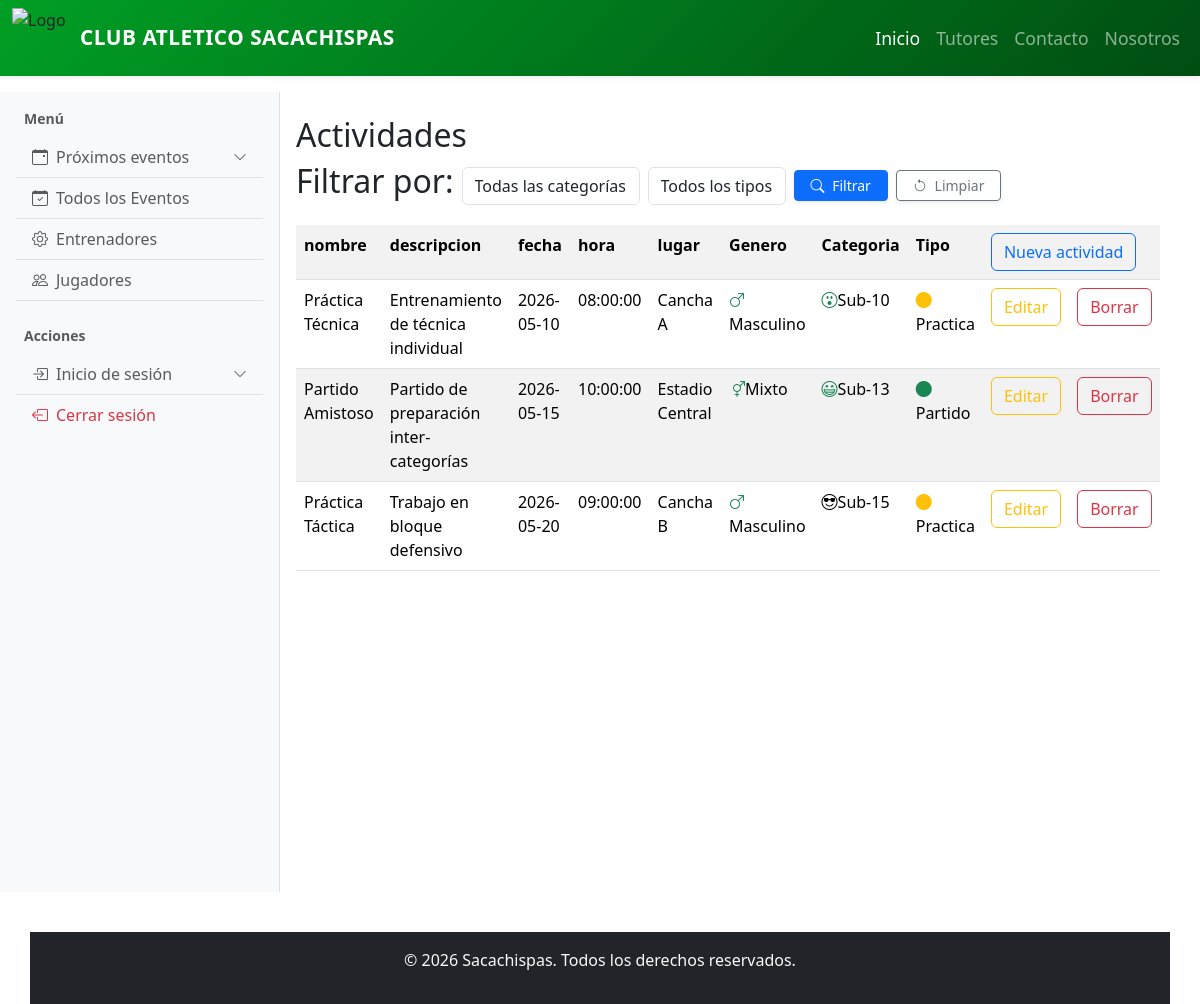
The page /backend/actividad/index.php on the database its author committed.
### tables this page shows
CREATE TABLE Actividad (
    id_actividad  INT UNSIGNED   NOT NULL AUTO_INCREMENT,
    nombre        VARCHAR(50)    NOT NULL,
    descripcion   VARCHAR(150)   NOT NULL,
    fecha         DATE           NOT NULL,
    hora          TIME           NOT NULL,
    lugar         VARCHAR(150)   NOT NULL,
    id_genero     INT UNSIGNED   NOT NULL,
    id_categoria  INT UNSIGNED   NOT NULL,
    id_tipo       INT UNSIGNED   NOT NULL COMMENT 'FK a TipoActividad',
    PRIMARY KEY (id_actividad),
    CONSTRAINT fk_act_genero    FOREIGN KEY (id_genero)    REFERENCES Genero        (id_genero)    ON DELETE RESTRICT,
    CONSTRAINT fk_act_categoria FOREIGN KEY (id_categoria) REFERENCES Categoria     (id_categoria) ON DELETE RESTRICT,
    CONSTRAINT fk_act_tipo      FOREIGN KEY (id_tipo)      REFERENCES TipoActividad (id_tipo)      ON DELETE RESTRICT
);

### db/lib/Actividad.php (called while the page is built, shortened)
<?php
class Actividad {
    private $db;
    public function __construct($conn)
    {
        $this->db=$conn;
    }
    public function getALL()
        {
        $sql="select * from Actividad";
        $rs=$this->db->query($sql);
        return $rs;
        }
    public function getFiltered($id_categoria, $id_tipo) {
    $where = [];
    $sql = "SELECT * FROM Actividad";
    return $this->db->query($sql);
}
}
?>

### backend/actividad/index.php (the view, shortened to what this page needs)
<?php
include "../../db/lib/conex.php";
include "../../db/lib/Actividad.php";
$con = Conex();
$evento= new Actividad($con);
$id_categoria = isset($_GET['categoria']) ? (int)$_GET['categoria'] : 0;
$id_tipo = isset($_GET['tipo']) ? (int)$_GET['tipo'] : 0;
$rs = $evento->getFiltered($id_categoria, $id_tipo);
?>
<?php include_once '../../template/parciales/templateStart.php'; ?>
<h2>Actividades</h2>
<form method="get" class="mb-3 d-flex gap-2 align-items-center">
    <h2>Filtrar por:</h2>
    <select name="categoria" class="form-control w-auto">
        <option value="">Todas las categorías</option>
    </select>
     <select name="tipo" class="form-control w-auto">
        <option value="">Todos los tipos</option>
    </select>
    <button type="submit" class="btn btn-primary btn-sm px-3 shadow-sm">
        <i class="bi bi-search me-1"></i> Filtrar
    </button>
    <a href="index.php" class="btn btn-outline-secondary btn-sm px-3 shadow-sm">
        <i class="bi bi-arrow-counterclockwise me-1"></i> Limpiar
    </a>
</form>
<table class="table table-striped ">
<tr>
    <th>nombre</th>
    <th>descripcion</th>
    <th>fecha</th>
    <th>hora</th>
    <th>lugar</th>
    <th>Genero</th>
    <th>Categoria</th>
    <th>Tipo</th>
    <th colspan="2"><a href="nuevo.php" class="btn btn-outline-primary">Nueva actividad</a></th>
</tr>
<?php
while ($fila= $rs->fetch_assoc())
    { ?>
<tr>
    <td> <?php echo $fila["nombre"]; ?></td>
    <td> <?php echo $fila["descripcion"]; ?></td>
    <td> <?php echo $fila["fecha"]; ?></td>
    <td> <?php echo $fila["hora"]; ?></td>
    <td> <?php echo $fila["lugar"]; ?></td>
    <td> <?php
    switch($fila['id_genero']) {
        case 1:
            echo '<i class="bi bi bi-gender-male text-success" title="Masculino"></i>Masculino';
            break;
        case 3:
            echo '<i class="bi bi-gender-ambiguous text-success" title="Mixto"></i>Mixto';
            break;
    }
    ?></td>
    <td> <?php
    switch($fila['id_categoria']) {
        case 1:
            echo '<i class="bi bi-emoji-surprise text-success" title="Sub-10"></i>Sub-10';
            break;
        case 2:
            echo '<i class="bi bi-emoji-grin text-success" title="Sub-13"></i>Sub-13';
            break;
        case 3:
            echo '<i class="bi bi-emoji-sunglasses text-succes" title="Sub-15"></i>Sub-15';
             break;
            break;
    }
    ?></td>
    <td> <?php
    switch($fila['id_tipo']) {
        case 1:
            echo '<i class="bi bi-circle-fill text-warning" title="Practica"></i>Practica';
            break;
        case 2:
            echo '<i class="bi bi-circle-fill text-success" title="Partido"></i>Partido';
            break;
    }
    ?>
    </td>
    <td ><a href="editar.php?id_actividad=<?php echo $fila["id_actividad"]; ?>" class="btn btn-outline-warning">Editar</a></td>
    <td ><a href="borrar.php?id_actividad=<?php echo $fila["id_actividad"]; ?>" class="btn btn-outline-danger">Borrar</a></td>
</tr>
<?php   }
?>
</table>
<?php include_once '../../template/parciales/templateEnd.php'; ?>

### rows shown on the page
actividad: nombre "Práctica Técnica", descripcion "Entrenamiento de técnica individual", fecha "2026-05-10", hora "08:00:00", lugar "Cancha A", shows "Masculino", shows "Sub-10", shows "Practica"
actividad: nombre "Partido Amistoso", descripcion "Partido de preparación inter-categorías", fecha "2026-05-15", hora "10:00:00", lugar "Estadio Central", shows "Mixto", shows "Sub-13"
actividad: nombre "Práctica Táctica", descripcion "Trabajo en bloque defensivo", fecha "2026-05-20", hora "09:00:00", lugar "Cancha B", shows "Masculino", shows "Sub-15", shows "Practica"
